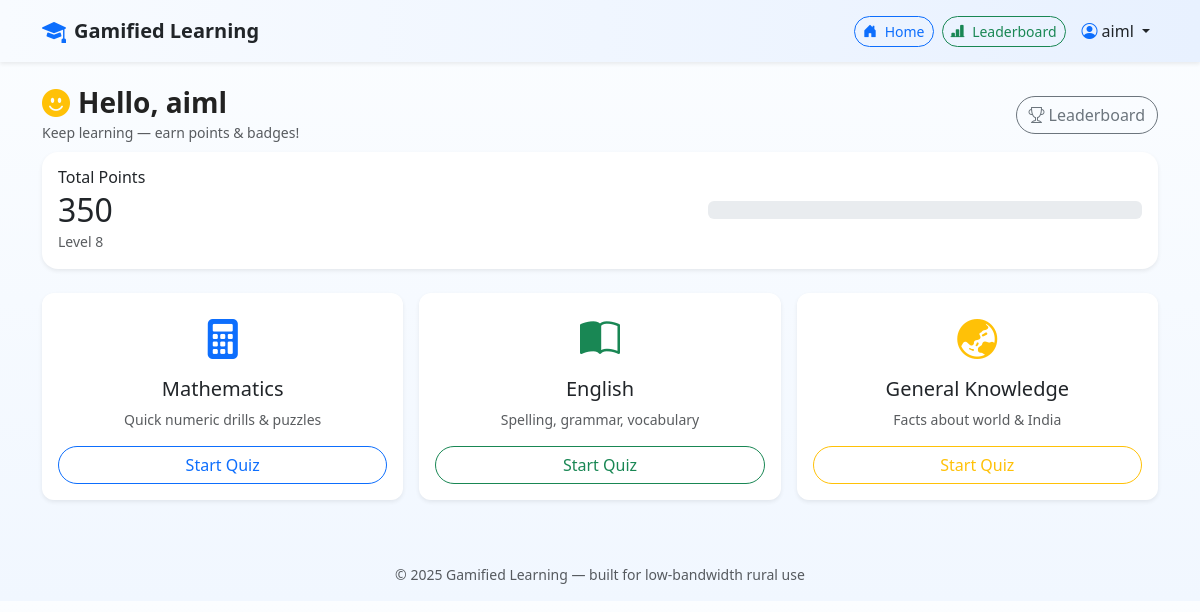
The app's page /student (signed in) with its own data.
### app.py (models this page shows)
class User(UserMixin, db.Model):
    id = db.Column(db.Integer, primary_key=True)
    username = db.Column(db.String(80), unique=True, nullable=False)
    password = db.Column(db.String(200), nullable=False)
    role = db.Column(db.String(20), nullable=False)  # 'student' or 'teacher'
    created_at = db.Column(db.DateTime, default=datetime.utcnow)

class StudentProgress(db.Model):
    id = db.Column(db.Integer, primary_key=True)
    student_id = db.Column(db.Integer, db.ForeignKey('user.id'), unique=True, nullable=False)
    points = db.Column(db.Integer, default=0)
    level = db.Column(db.Integer, default=1)

### app.py (the view)
@app.route('/student')
@login_required
def student_dashboard():
    if current_user.role != 'student':
        return "Forbidden", 403
    progress = StudentProgress.query.filter_by(student_id=current_user.id).first()
    if not progress:
        progress = StudentProgress(student_id=current_user.id, points=0, level=1)
        db.session.add(progress)
        db.session.commit()
    return render_template('student_dashboard.html', progress=progress)

### app.py (called while the page is built)
@login_manager.user_loader
def load_user(user_id):
    return User.query.get(int(user_id))

### templates/student_dashboard.html (shortened to what this page needs)
{% extends "base.html" %}
{% block content %}
<div class="row gy-4">
  <div class="col-12">
    <div class="d-flex align-items-center justify-content-between mb-2">
      <div>
        <h3 class="fw-bold mb-0"><i class="bi bi-emoji-smile-fill text-warning me-2"></i>Hello, {{ current_user.username }}</h3>
        <small class="text-muted">Keep learning — earn points & badges!</small>
      </div>
      <div>
        <a class="btn btn-outline-secondary" href="{{ url_for('leaderboard') }}"><i class="bi bi-trophy me-1"></i>Leaderboard</a>
      </div>
    </div>
    <div class="card p-3 shadow-sm rounded-4">
      <div class="d-flex align-items-center justify-content-between">
        <div>
          <h6 class="mb-1">Total Points</h6>
          <h2 class="mb-0">{{ progress.points }}</h2>
          <small class="text-muted">Level {{ progress.level }}</small>
        </div>
        <div style="min-width:40%">
          <div class="progress" style="height:18px;">
          </div>
        </div>
      </div>
    </div>
  </div>
  <div class="col-12">
    <div class="row g-3">
      <div class="col-md-4">
        <div class="card subject-card p-3 shadow-sm text-center animate__animated animate__fadeInUp">
          <i class="bi bi-calculator-fill fs-1 text-primary mb-2"></i>
          <h5>Mathematics</h5>
          <p class="small text-muted">Quick numeric drills & puzzles</p>
          <a class="btn btn-outline-primary" href="{{ url_for('quiz', subject='maths') }}">Start Quiz</a>
        </div>
      </div>
      <div class="col-md-4">
        <div class="card subject-card p-3 shadow-sm text-center animate__animated animate__fadeInUp" style="animation-delay:.08s">
          <i class="bi bi-book-half fs-1 text-success mb-2"></i>
          <h5>English</h5>
          <p class="small text-muted">Spelling, grammar, vocabulary</p>
          <a class="btn btn-outline-success" href="{{ url_for('quiz', subject='english') }}">Start Quiz</a>
        </div>
      </div>
      <div class="col-md-4">
        <div class="card subject-card p-3 shadow-sm text-center animate__animated animate__fadeInUp" style="animation-delay:.16s">
          <i class="bi bi-globe-asia-australia fs-1 text-warning mb-2"></i>
          <h5>General Knowledge</h5>
          <p class="small text-muted">Facts about world & India</p>
          <a class="btn btn-outline-warning" href="{{ url_for('quiz', subject='gk') }}">Start Quiz</a>
        </div>
      </div>
    </div>
  </div>
</div>
{% endblock %}

### templates/base.html (shortened to what this page needs)
<!doctype html>
<html lang="en">
<head>
  <link href="https://cdn.jsdelivr.net/npm/bootstrap@5.3.2/dist/css/bootstrap.min.css" rel="stylesheet">
  <link href="https://cdn.jsdelivr.net/npm/bootstrap-icons@1.11.3/font/bootstrap-icons.css" rel="stylesheet">
  <link rel="stylesheet" href="https://cdnjs.cloudflare.com/ajax/libs/animate.css/4.1.1/animate.min.css"/>
  <link rel="stylesheet" href="{{ url_for('static', filename='style.css') }}">
</head>
<body class="bg-page">
<nav class="navbar navbar-expand-lg navbar-light shadow-sm sticky-top" style="background: linear-gradient(90deg,#f8fbff,#e8f1ff);">
  <div class="container">
    <a class="navbar-brand fw-bold d-flex align-items-center" href="#">
      <i class="bi bi-mortarboard-fill fs-4 me-2 text-primary"></i>
      <span class="text-dark">Gamified Learning</span>
    </a>
    <div class="collapse navbar-collapse" id="navMenu">
      <ul class="navbar-nav ms-auto align-items-center">
        {% if current_user.is_authenticated %}
          <li class="nav-item me-2">
            <a class="btn btn-sm btn-outline-primary" href="{{ url_for('student_dashboard') if current_user.role=='student' else url_for('teacher_report') }}">
              <i class="bi bi-house-door-fill me-1"></i> Home
            </a>
          </li>
          <li class="nav-item me-2">
            <a class="btn btn-sm btn-outline-success" href="{{ url_for('leaderboard') }}">
              <i class="bi bi-bar-chart-line-fill me-1"></i> Leaderboard
            </a>
          </li>
          <li class="nav-item dropdown">
            <a class="nav-link dropdown-toggle text-dark" href="#" role="button" data-bs-toggle="dropdown">
              <i class="bi bi-person-circle me-1 text-primary"></i>{{ current_user.username }}
            </a>
          </li>
        {% endif %}
      </ul>
    </div>
  </div>
</nav>
<main class="container py-4">
  {% block content %}{% endblock %}
</main>
<footer class="text-center py-3 mt-4 small text-muted">
  © 2025 Gamified Learning — built for low-bandwidth rural use
</footer>
</body>
</html>

### static/css/style.css (style rules this page uses)
:root { --primary:#1971f3; --accent:#6f42c1; --success:#20c997; --muted:#6c757d; --card-bg: #ffffff; --page-bg: linear-gradient(180deg,#fbfdff,#f1f7ff); }
body.bg-page { background: var(--page-bg); font-family: system-ui, -apple-system, "Segoe UI", Roboto, "Helvetica Neue", Arial; color: #222; }
.card { background: var(--card-bg); border-radius: 12px; border: 0; }
.subject-card { border-radius: 12px; transition: transform .18s ease, box-shadow .18s ease; }
.btn { border-radius: 999px; }

### records on screen
User: username "aiml"
StudentProgress: points "350", level "8"
